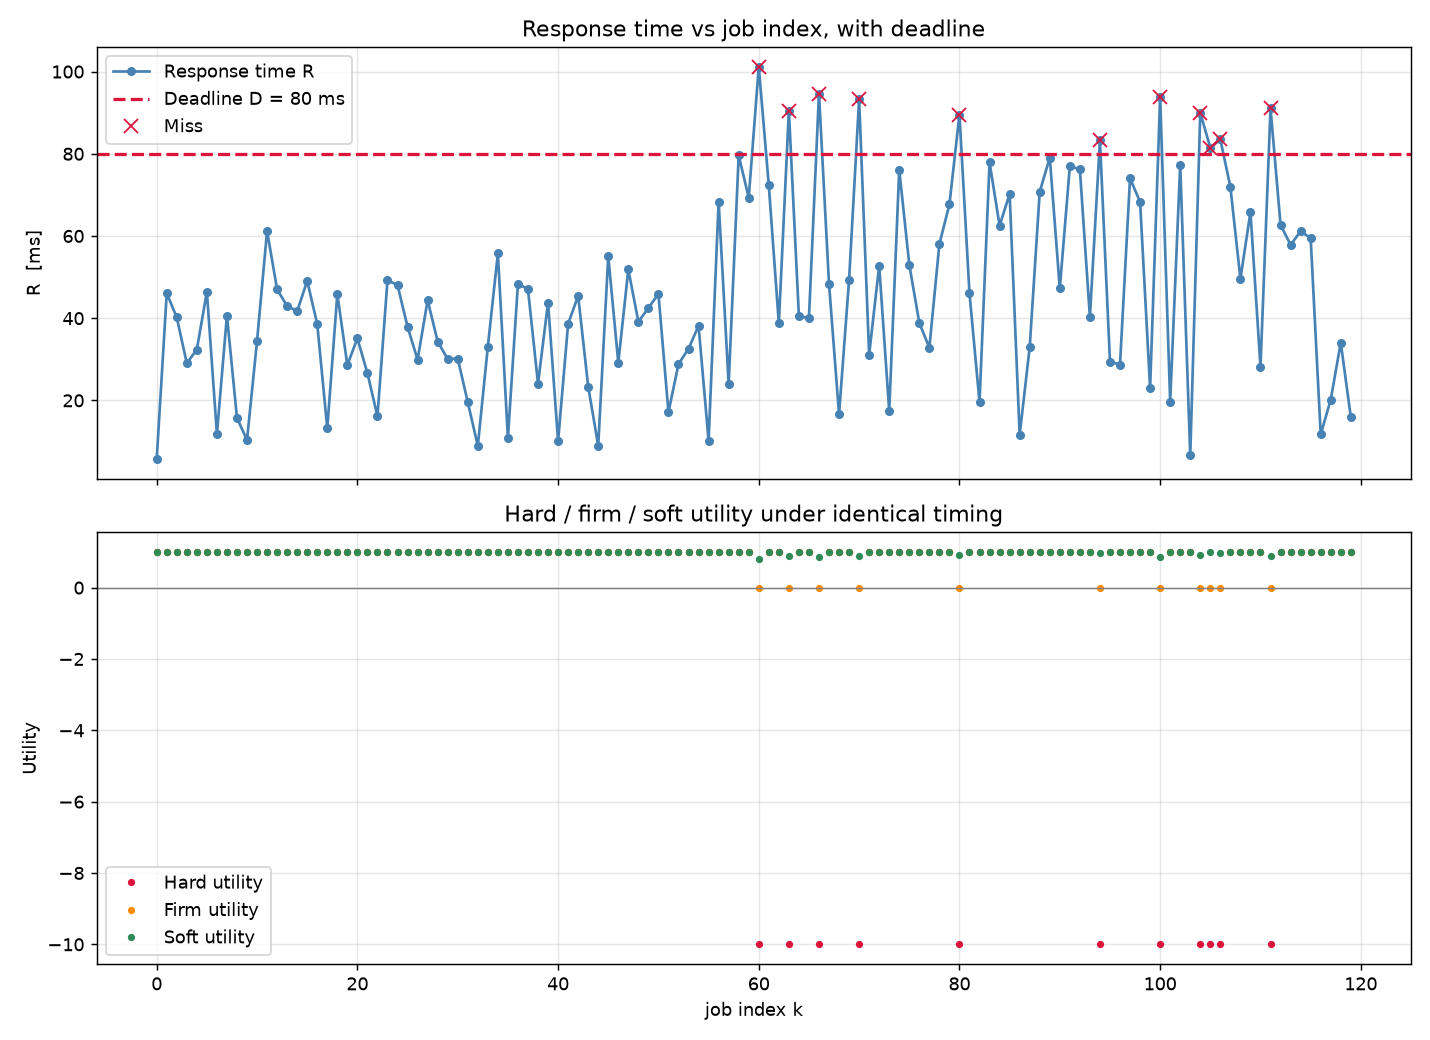

The Python source for this figure:
import numpy as np
import matplotlib.pyplot as plt

data = np.load("timing_data.npz")

T              = float(data["T"])
D              = float(data["D"])
response_time  = data["response_time"]
meets_deadline = data["meets_deadline"]
n_jobs         = len(response_time)

# ---------- Utilities (same definitions as Step 6) ----------
HARD_PENALTY = -10.0
lateness     = np.maximum(0.0, response_time - D)
hard_utility = np.where(response_time <= D, 1.0, HARD_PENALTY)
firm_utility = np.where(response_time <= D, 1.0, 0.0)
soft_utility = np.where(response_time <= D, 1.0, np.exp(-lateness / T))

idx = np.arange(n_jobs)

# ---------- Plot ----------
fig, axes = plt.subplots(2, 1, figsize=(11, 8), sharex=True)

# --- Top: response time with deadline line ---
ax1 = axes[0]
ax1.plot(idx, response_time * 1000.0, "o-", markersize=4,
         color="steelblue", label="Response time R")
ax1.axhline(D * 1000.0, color="crimson", linestyle="--", linewidth=1.8,
            label=f"Deadline D = {D*1000:.0f} ms")
ax1.plot(idx[~meets_deadline], (response_time[~meets_deadline]) * 1000.0,
         "x", color="crimson", markersize=8, label="Miss")
ax1.set_ylabel("R  [ms]")
ax1.set_title("Response time vs job index, with deadline")
ax1.grid(alpha=0.3)
ax1.legend(loc="upper left")

# --- Bottom: three utility sequences ---
ax2 = axes[1]
ax2.plot(idx, hard_utility, ".", color="crimson",    label="Hard utility")
ax2.plot(idx, firm_utility, ".", color="darkorange", label="Firm utility")
ax2.plot(idx, soft_utility, ".", color="seagreen",   label="Soft utility")
ax2.axhline(0.0, color="gray", linewidth=0.8)
ax2.set_xlabel("job index k")
ax2.set_ylabel("Utility")
ax2.set_title("Hard / firm / soft utility under identical timing")
ax2.grid(alpha=0.3)
ax2.legend(loc="lower left")

plt.tight_layout()
plt.savefig("response_and_utility.png", dpi=130)
print("Saved response_and_utility.png")
plt.show()
